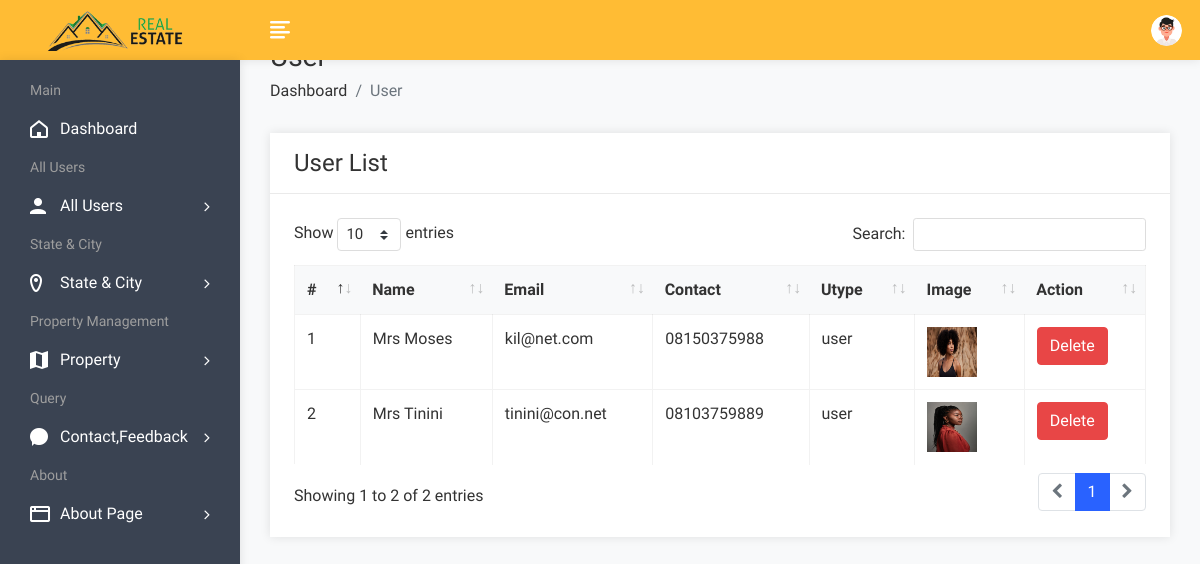
/admin/userlist.php (signed in), run on the app's committed database.
### tables this page shows
CREATE TABLE `user` (
  `uid` int(11) NOT NULL,
  `uname` varchar(100) NOT NULL,
  `uemail` varchar(100) NOT NULL,
  `uphone` varchar(20) NOT NULL,
  `upass` varchar(50) NOT NULL,
  `utype` varchar(50) NOT NULL,
  `uimage` varchar(300) NOT NULL
);

### admin/userlist.php (the view, shortened to what this page needs)
<?php include "inc/heder1.php" ?>
				<?php include("header.php"); ?>
            <div class="page-wrapper">
                <div class="content container-fluid">
					<div class="page-header">
						<div class="row">
							<div class="col">
								<h3 class="page-title">User</h3>
								<ul class="breadcrumb">
									<li class="breadcrumb-item"><a href="dashboard.php">Dashboard</a></li>
									<li class="breadcrumb-item active">User</li>
								</ul>
							</div>
						</div>
					</div>
					<div class="row">
						<div class="col-sm-12">
							<div class="card">
								<div class="card-header">
									<h4 class="card-title">User List</h4>
								</div>
								<div class="card-body">
									<table id="basic-datatable" class="table table-bordered table-hover">
                                            <thead>
                                                <tr>
                                                    <th>#</th>
                                                    <th>Name</th>
                                                    <th>Email</th>
                                                    <th>Contact</th>
                                                    <th>Utype</th>
													<th>Image</th>
                                                    <th>Action</th>
                                                </tr>
                                            </thead>
                                            <tbody>
											<?php
												$query=mysqli_query($con,"SELECT * FROM user WHERE utype='user'");
												$cnt=1;
												while($row=mysqli_fetch_row($query))
													{
											?>
                                                <tr>
                                                    <td><?php echo $cnt; ?></td>
                                                    <td><?php echo $row['1']; ?></td>
                                                    <td><?php echo $row['2']; ?></td>
                                                    <td><?php echo $row['3']; ?></td>
                                                    <td><?php echo $row['5']; ?></td>
													<td><img src="user/<?php echo $row['6']; ?>" height="50px" width="50px"></td>
                                                    <td><a href="userdelete.php?id=<?php echo $row['0']; ?>"><button class="btn btn-danger">Delete</button></a></td>
                                                </tr>
                                                <?php
												$cnt=$cnt+1;
												}
												?>
                                            </tbody>
                                        </table>
								</div>
							</div>
						</div>
					</div>
				</div>
			</div>
		<?php include "inc/footer.php" ?>

### data on the page
user: uname "Mrs Moses", uemail "kil@net.com", uphone "08150375988", utype "user", uimage (picture)
user: uname "Mrs Tinini", uemail "tinini@con.net", uphone "08103759889", utype "user", uimage (picture)
